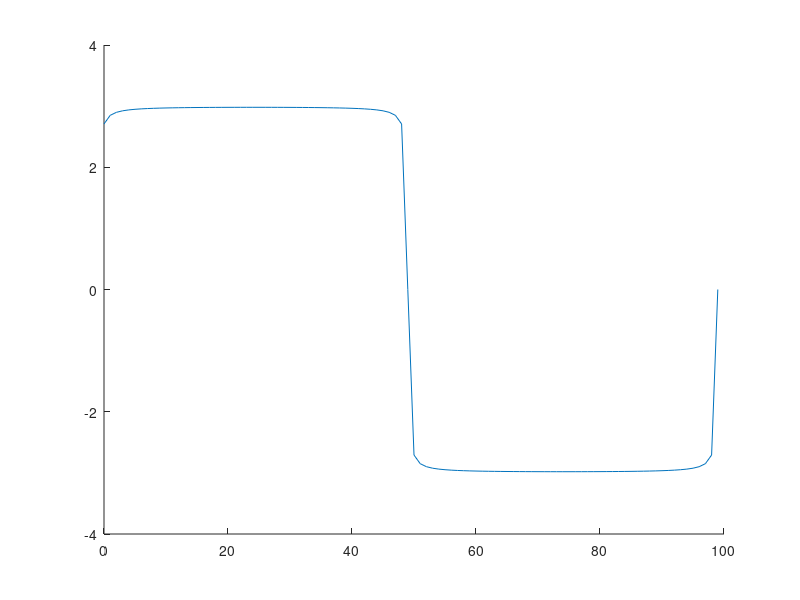

Here is the MATLAB script that generated this plot:
T = 100;
A = 3;

s = ones(100);

s(1:T/2) = A;
s(T/2:100) = -A;

t = 0:1:T-1;
%amp1 = 3; amp2 = -3;

%1
%plot(t,s);
%ylim([-A-1, A+1])
hold on;

%2
kmax = 100;
k = -kmax:kmax;
ck = zeros(1,3);


for i = 1 : length(k)
    if mod(k(i),2) == 1
        ck(i) = (2*A)/ (1j * pi * k(i));
    else
        ck(i) = 0;
    end
end

%stem(k, abs(ck));

%3
semnal = zeros(1,100);
for i = 1 : 100
    for j = 1 : length(k)
      semnal(i) = semnal(i) + ck(j) *    exp((1j * 2 * pi * k(j) * i)/T);
    end
end

plot(t, semnal);
ylim([-A-1, A+1])